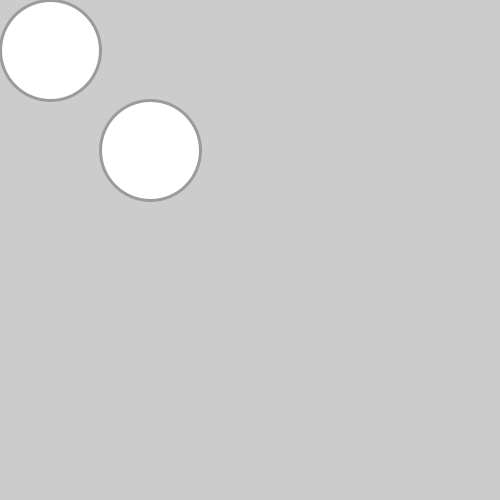
Frame 1 (no input)
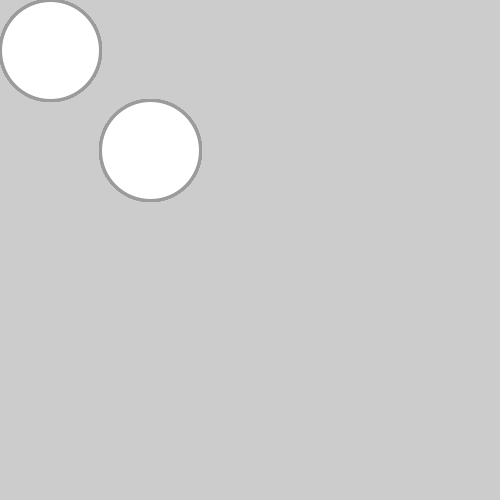
Frame 60 (the mouse pressed at the canvas centre just before this capture)
Frame 120 (the mouse held since frame 60 and released just before this capture): identical to frame 60, image omitted

The Processing sketch that drew these frames (run headless with seeded random() and noise(); from frame 60 on, the mouse is pressed at the canvas centre):

// Processing sketch: Onderdeel_A_B_C_D
// ── Onderdeel_A_B_C_D.pde
Damsteen[] damsteen;


void setup() {
  size(500, 500);
  
  damsteen = new Damsteen[4];

  damsteen[0]=new Damsteen(50, 50, 100, 255,true);
  damsteen[1]=new Damsteen(150,150, 100, 255,true);
  damsteen[2]=new Damsteen(250, 250, 100, 0,false);
  damsteen[3]=new Damsteen(350, 350, 100, 0,false);
}


void draw() {

  for (int i=0; i<damsteen.length; i++) {
    damsteen[i].tekenen();
  }
}
// ── class.pde


class Damsteen {
  int x;
  int y;
  int diameter;
  int kleur;
  boolean isGeslecteerd;
  int randje=155;
    

    
  Damsteen(int x, int y, int diameter, int kleur, boolean isGeslecteerd) {
    this.x=x;
    this.y=y;
    this.diameter=diameter;
    this.kleur=kleur;
    this.isGeslecteerd=isGeslecteerd;
  }

  void tekenen() {
    if(isGeslecteerd==true){
    fill(kleur);
    strokeWeight(3);
    stroke(randje);
    ellipse(x, y, diameter, diameter);
  }
  }
}
